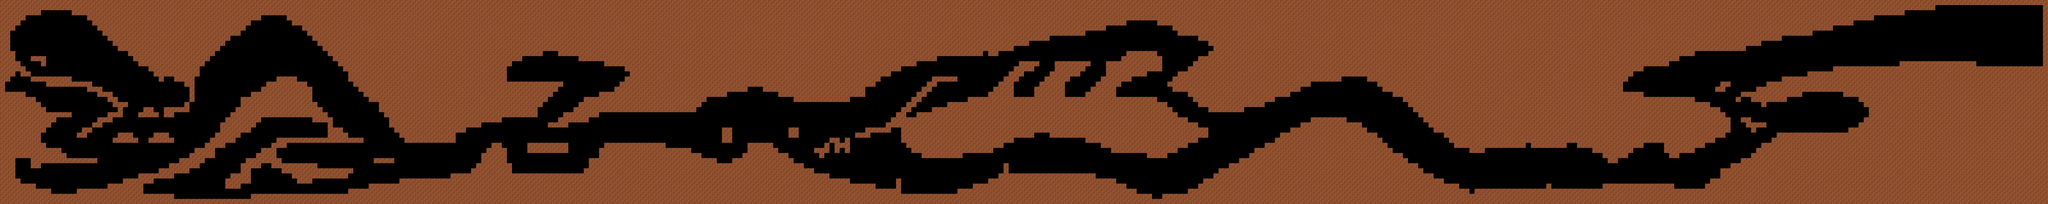

This is a level from a 2D game, rendered from its Tiled map with the project's own tilesets. A one-line summary and the map file follow, with tile-layer data summarised:
An orthogonal 400x40 tile map with 32x32 px tiles, 1 tile layer (SolidBackground) and 50 objects (2x ItemMedkit).

<map version="1.2" tiledversion="1.2.4" orientation="orthogonal" renderorder="right-down" width="400" height="40" tilewidth="32" tileheight="32" infinite="0" nextlayerid="5" nextobjectid="66">
 <tileset firstgid="1" source="tileset.tsx" />
 <layer id="4" name="SolidBackground" width="400" height="40">
  <data>[16000 cells, 10508 non-empty, 1 distinct tile ids]</data>
 </layer>
 <objectgroup id="2" name="Entities">
  <object id="14" name="Medkit" type="ItemMedkit" x="942" y="1168" width="32" height="32" />
  <object id="15" template="Medkit.tx" x="1974" y="810" />
  <object id="16" template="Medkit.tx" x="1794" y="970" />
  <object id="17" template="Medkit.tx" x="5808" y="614" />
  <object id="18" template="Medkit.tx" x="5896" y="560" />
  <object id="19" template="Medkit.tx" x="5992" y="558" />
  <object id="20" template="Goal.tx" x="12350" y="332" width="416.667" height="78.6667" />
  <object id="23" template="DonMeowth.tx" x="45" y="531" />
  <object id="24" template="Player.tx" x="205" y="235" />
  <object id="25" name="Medkit" type="ItemMedkit" x="116" y="1060" width="32" height="32" />
  <object id="26" template="SentryDog.tx" x="336" y="666" />
  <object id="27" template="SentryDog.tx" x="314" y="886" />
  <object id="28" template="SentryDog.tx" x="238" y="1142" />
  <object id="29" template="SentryDog.tx" x="756" y="788" />
  <object id="30" template="SentryDog.tx" x="524" y="946" />
  <object id="31" template="SentryDog.tx" x="1744" y="426" />
  <object id="32" template="SentryDog.tx" x="1842" y="818" />
  <object id="33" template="SentryDog.tx" x="1018" y="1174" />
  <object id="34" template="PatrolDog.tx" x="2624" y="1080" />
  <object id="35" template="SentryDog.tx" x="2086" y="1014" />
  <object id="36" template="SentryDog.tx" x="1894" y="970" />
  <object id="37" template="SentryDog.tx" x="2378" y="946" />
  <object id="38" template="Medkit.tx" x="3196" y="464" />
  <object id="39" template="Medkit.tx" x="3276" y="464" />
  <object id="40" template="SentryDog.tx" x="3424" y="468" />
  <object id="41" template="SentryDog.tx" x="3652" y="568" />
  <object id="42" template="PatrolDog.tx" x="3364" y="1044" />
  <object id="43" template="PatrolDog.tx" x="3398" y="832" />
  <object id="44" template="PatrolDog.tx" x="4002" y="842" />
  <object id="45" template="SentryDog.tx" x="4508" y="726" />
  <object id="46" template="SentryDog.tx" x="4930" y="728" />
  <object id="47" template="SentryDog.tx" x="5880" y="428" />
  <object id="48" template="SentryDog.tx" x="6404" y="316" />
  <object id="49" template="PatrolDog.tx" x="6666" y="326" />
  <object id="50" template="PatrolDog.tx" x="7128" y="256" />
  <object id="51" template="PatrolDog.tx" x="7086" y="560" />
  <object id="52" template="PatrolDog.tx" x="6472" y="1016" />
  <object id="53" template="PatrolDog.tx" x="5772" y="1150" />
  <object id="54" template="SentryDog.tx" x="8318" y="688" />
  <object id="55" template="SentryDog.tx" x="6364" y="552" />
  <object id="56" template="SentryDog.tx" x="6706" y="542" />
  <object id="57" template="PatrolDog.tx" x="9250" y="1130" />
  <object id="58" template="PatrolDog.tx" x="10170" y="1104" />
  <object id="59" template="PatrolDog.tx" x="11470" y="790" />
  <object id="60" template="PatrolDog.tx" x="11606" y="372" />
  <object id="61" template="PatrolDog.tx" x="10308" y="564" />
  <object id="62" template="SentryDog.tx" x="10968" y="716" />
  <object id="63" template="Medkit.tx" x="3804" y="520" />
  <object id="64" template="Medkit.tx" x="11600" y="716" />
  <object id="65" template="Medkit.tx" x="10172" y="536" />
 </objectgroup>
</map>